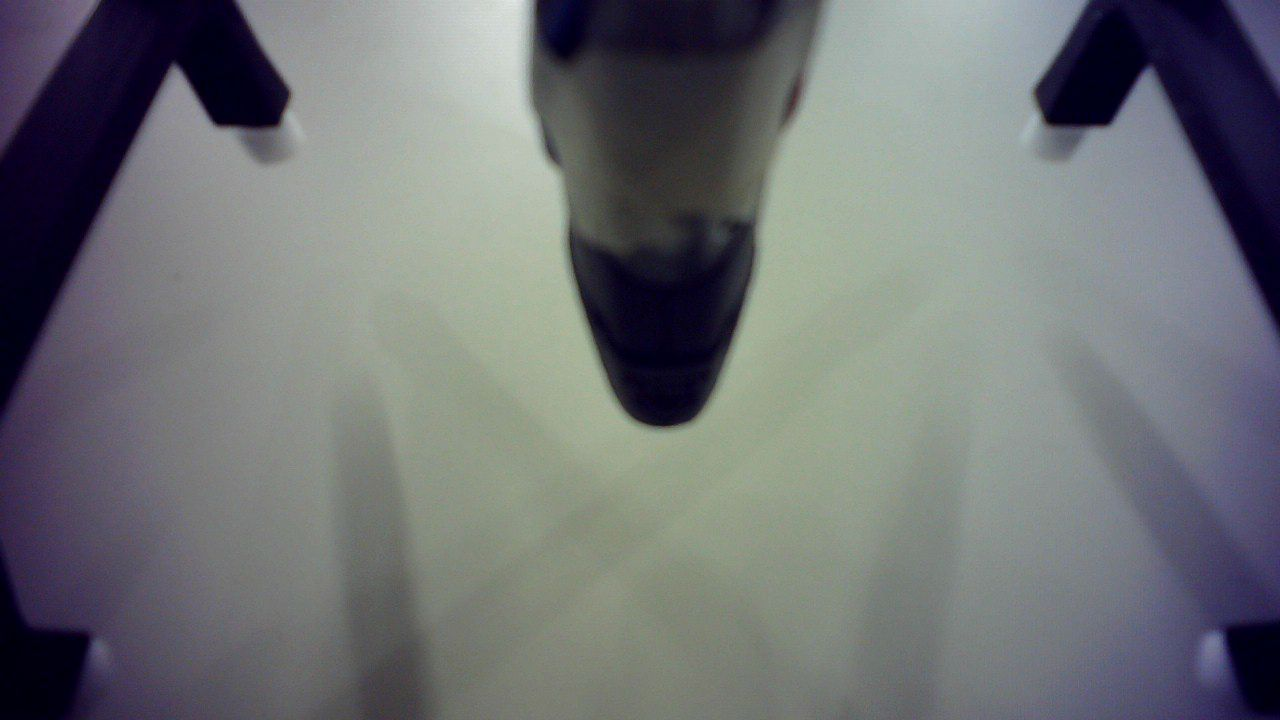
#> input picture camera/src/calib_white.png, 1280 x 720 px
$ python red_detection.py calib_white.png
#> lines starting #> are read from the running program, lines starting #| are printed output that depends on the picture; after the words box and inside, x2 and y2 are one past the last pixel; in counts of white or black regions, pixels touching at a corner belong together
#> further down, input_img is the input picture: shape (720, 1280, 3); mean B, G, R 116.5, 114.1, 111.3
#!/usr/bin/env python3
import cv2
import sys
import numpy as np
import matplotlib.pyplot as plt

class ImageProcess():
    def __init__(self, input_img, file_name):
#> called with file_name = 'calib_white.png'
        self.img = cv2.cvtColor(input_img, cv2.COLOR_BGR2RGB)
        self.file_name = file_name
        self.lh1 = 0
        self.lh2 = 170
        self.ll = 50
        self.ls = 50
        self.uh1 = 10
        self.uh2 = 180
        self.ul = 255
        self.us = 255

    def convert_format(self):
        self.img_hls = cv2.cvtColor(self.img, cv2.COLOR_RGB2HLS)
#> self.img_hls: shape (720, 1280, 3); mean of channels 0, 1, 2 83.5, 114.9, 42

    def generate_mask(self):
        lowerb_1 = (self.lh1, self.ll, self.ls)
        lowerb_2 = (self.lh2, self.ll, self.ls)
        upperb_1 = (self.uh1, self.ul, self.us)
        upperb_2 = (self.uh2, self.ul, self.us)
        mask_1 = cv2.inRange(self.img_hls, lowerb_1, upperb_1)
#> mask_1: shape (720, 1280); every value is 0
        mask_2 = cv2.inRange(self.img_hls, lowerb_2, upperb_2)
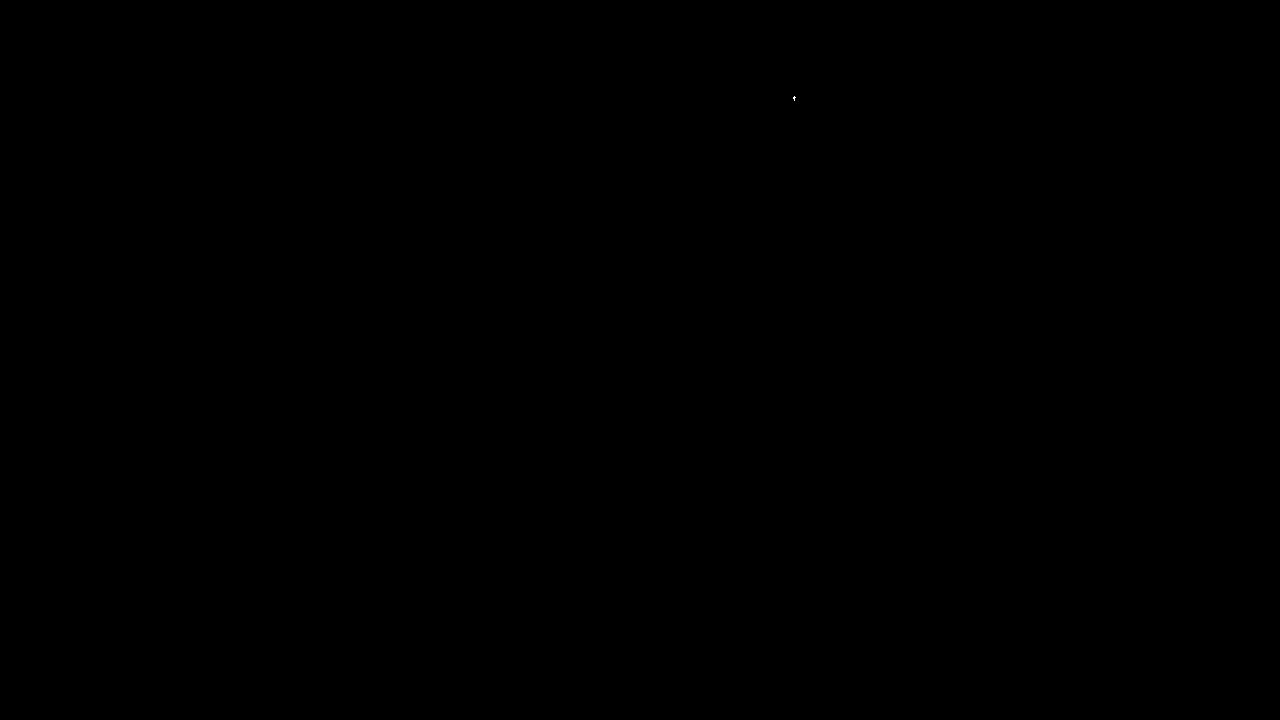
#> mask_2: shape (720, 1280); 0% white in thin lines or dots, all inside (x1, y1, x2, y2) = (793, 96, 796, 101)
        self.mask = mask_1 | mask_2

    def mask_image(self):
        masked_img = cv2.bitwise_and(self.img, self.img, mask=self.mask)
        plt.imshow(masked_img)
        plt.show()

    def show_mask(self):
        plt.imshow(self.mask)
        plt.show()

    def save_mask(self):
        new_name = "masked_" + self.file_name
        cv2.imwrite(new_name, self.mask)

    def get_line(self):
        #lines = cv2.HoughLinesP(self.mask, rho=1, theta=np.pi/360, threshold=50, minLineLength=50, maxLineGap=5)
        #print(lines)
        edges = cv2.Canny(self.mask, 50, 150)
        lines = cv2.HoughLinesP(edges, 1, np.pi/180, threshold=20, minLineLength=30, maxLineGap=20)
#> lines = None
        print(lines)
#| None
        line_image = cv2.cvtColor(self.mask, cv2.COLOR_GRAY2RGB)
        if lines is not None:
            for x1, y1, x2, y2 in lines[0]:
                print(x1, y1, x2, y2)
                cv2.line(line_image, (x1, y1), (x2, y2), (255, 0, 0), 5)
            plt.imshow(line_image)
            plt.show()
        new_name = "linedetected_" + self.file_name
        cv2.imwrite(new_name, line_image)


    def draw_line(self):
        p1 = 100, 100
        p2 = 300, 300
        color = 255, 0, 0
        width = 3
        cv2.line(self.img, p1, p2, color, width)
        plt.imshow(self.img)
        plt.show()

if __name__ == "__main__":
    args = sys.argv
    file_name = args[1]
    input_img = cv2.imread(file_name)
    Image = ImageProcess(input_img=input_img, file_name=file_name)
    Image.convert_format()
    Image.generate_mask()
    #Image.mask_image()
    Image.get_line()
    #Image.show_mask()
    #Image.draw_line()
    Image.save_mask()

$ run again, on camera/src/image_line.png
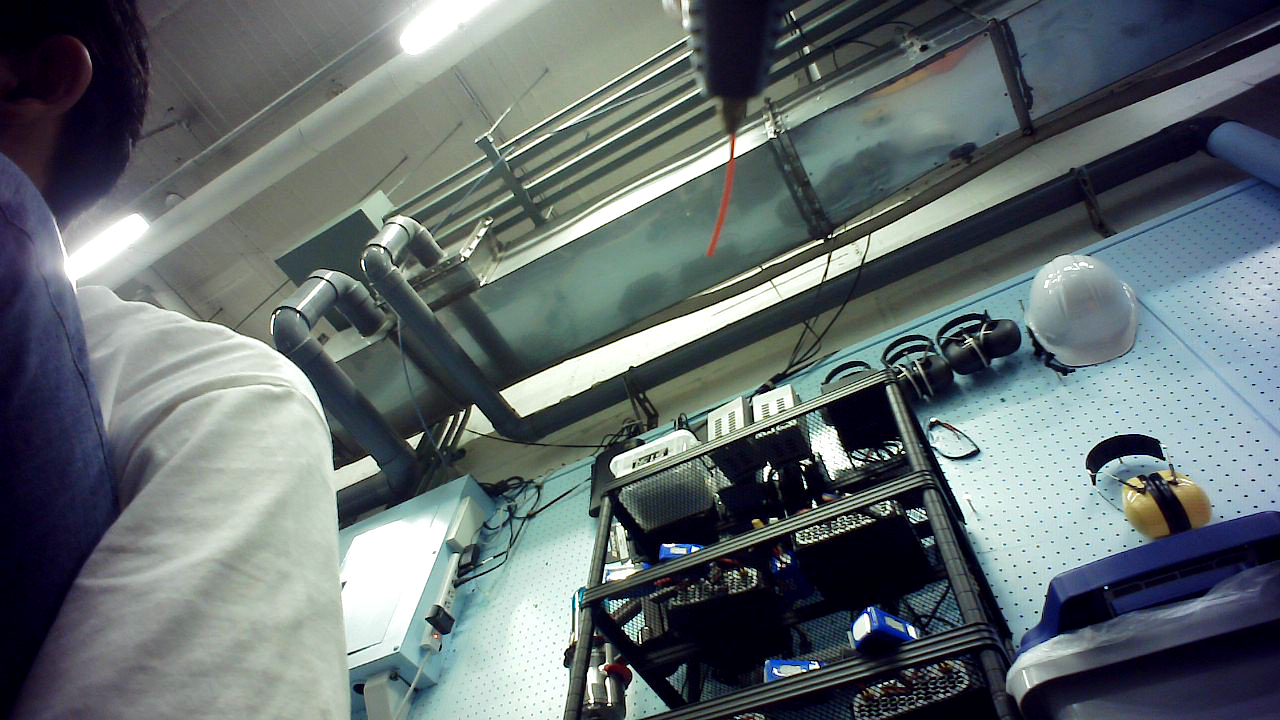
#> input picture camera/src/image_line.png, 1280 x 720 px
#> input_img is the input picture: shape (720, 1280, 3); mean B, G, R 111.3, 109.1, 99.2
#> self.img_hls: shape (720, 1280, 3); mean of channels 0, 1, 2 85.2, 106.9, 67.5
#> mask_1: shape (720, 1280); 0.1% white; 65 white regions (62 under 20 px), largest, box (x1, y1, x2, y2) and area: (708, 132, 736, 256) 731, (604, 664, 612, 672) 29, (824, 498, 835, 502) 21
#> mask_2: shape (720, 1280); 0.01% white in thin lines or dots, all inside (x1, y1, x2, y2) = (78, 42, 938, 699)
#> self.mask: shape (720, 1280); 0.11% white; 105 white regions (101 under 20 px), largest, box (x1, y1, x2, y2) and area: (708, 132, 736, 256) 747, (604, 664, 616, 672) 34, (824, 498, 835, 503) 26, (656, 578, 670, 584) 25
#> in get_line, `edges = cv2.Canny(self.mask, 50, 150)`:
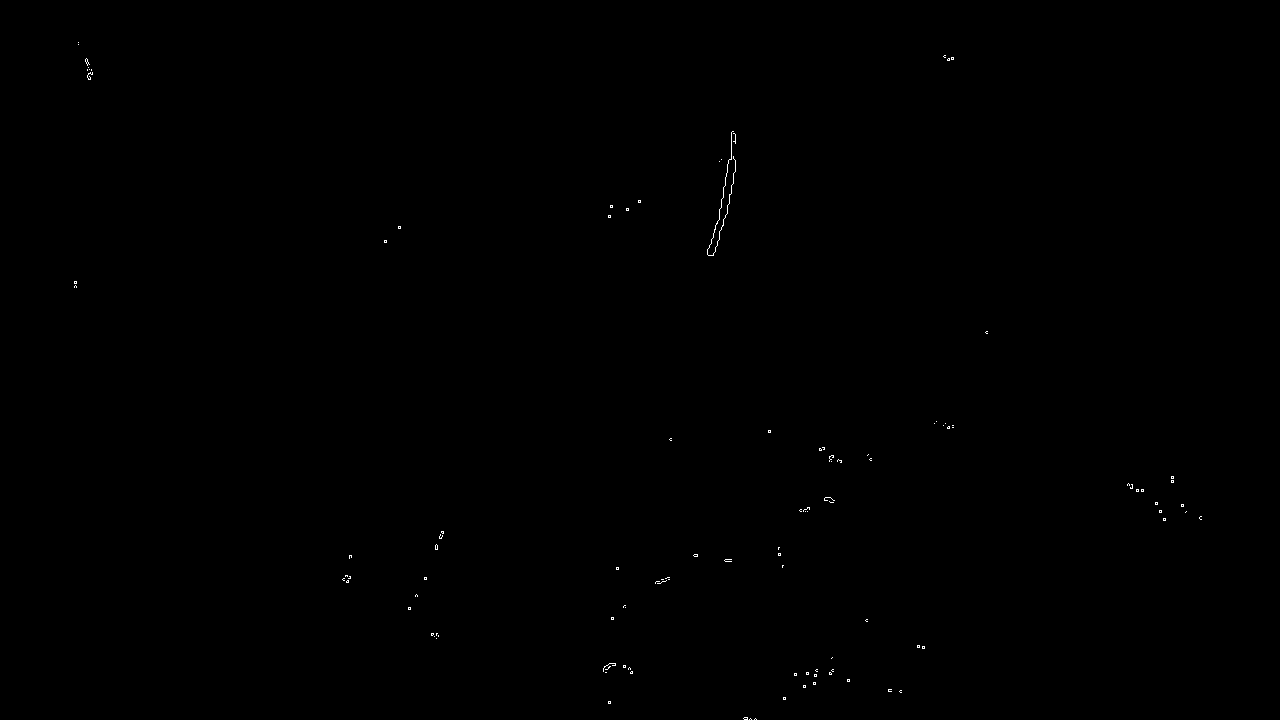
#> edges: shape (720, 1280); 0.1% white in thin lines or dots, all inside (x1, y1, x2, y2) = (74, 42, 1202, 720)
#> lines = [[709, 255, 735, 134], [727, 213, 735, 160], [719, 239, 733, 181], [717, 223, 725, 185], [715, 251, 723, 219]]
#| [[[709 255 735 134]]
#|  [[727 213 735 160]]
#|  [[719 239 733 181]]
#|  [[717 223 725 185]]
#|  [[715 251 723 219]]]
#> the loop in get_line, `for x1, y1, x2, y2 in lines[0]:` made 1 pass
#> (printed output is left out)

$ run again, on camera/src/image_red.png
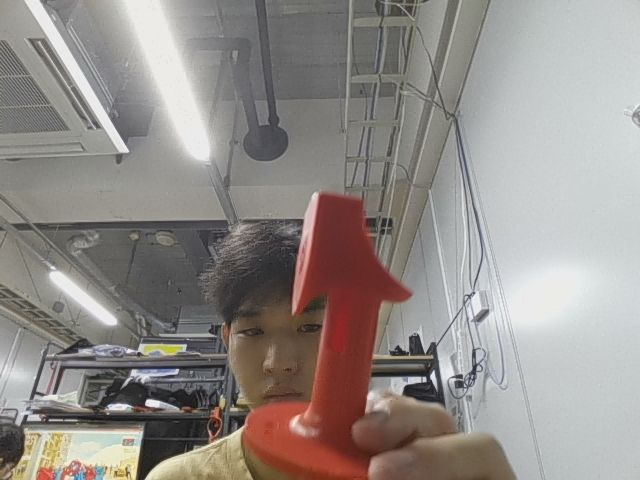
#> input picture camera/src/image_red.png, 640 x 480 px
#> input_img is the input picture: shape (480, 640, 3); mean B, G, R 137.8, 141.7, 147.8
#> self.img_hls: shape (480, 640, 3); mean of channels 0, 1, 2 53.5, 143, 23.6
#> in generate_mask, `mask_1 = cv2.inRange(self.img_hls, lowerb_1, upperb_1)`:
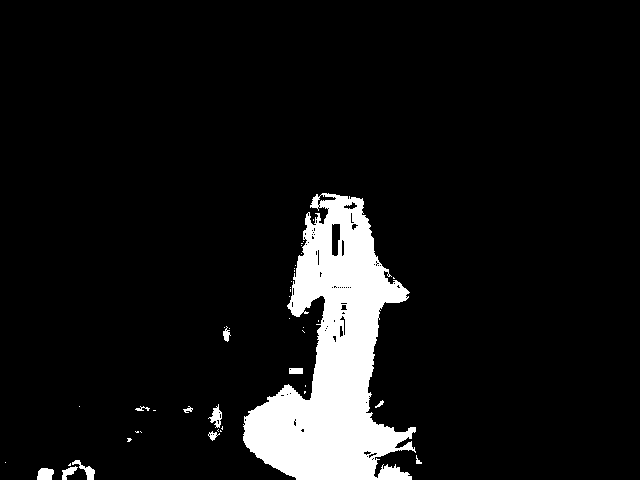
#> mask_1: shape (480, 640); 8.2% white; 43 white regions (31 under 20 px), largest, box (x1, y1, x2, y2) and area: (243, 193, 416, 480) 24292, (37, 468, 54, 480) 172, (72, 460, 95, 480) 158
#> mask_2: shape (480, 640); 0.33% white; 64 white regions (53 under 20 px), largest, box (x1, y1, x2, y2) and area: (308, 195, 336, 225) 276, (332, 224, 340, 256) 220, (299, 237, 307, 256) 59
#> self.mask: shape (480, 640); 8.6% white; 38 white regions (27 under 20 px), largest, box (x1, y1, x2, y2) and area: (243, 193, 416, 480) 25244, (62, 460, 96, 480) 308, (37, 468, 55, 480) 186
#> edges: shape (480, 640); 0.56% white in thin lines or dots, all inside (x1, y1, x2, y2) = (4, 192, 422, 480)
#> lines = 34 rows, first 6: [309, 399, 320, 322], [287, 307, 308, 207], [367, 413, 379, 308], [409, 427, 416, 463], [289, 289, 306, 213], [39, 469, 90, 466]
#> (printed output is left out)
#> the loop in get_line, `for x1, y1, x2, y2 in lines[0]:` made 1 pass
#> (printed output is left out)
#> after the loop in get_line, `for x1, y1, x2, y2 in lines[0]:`:
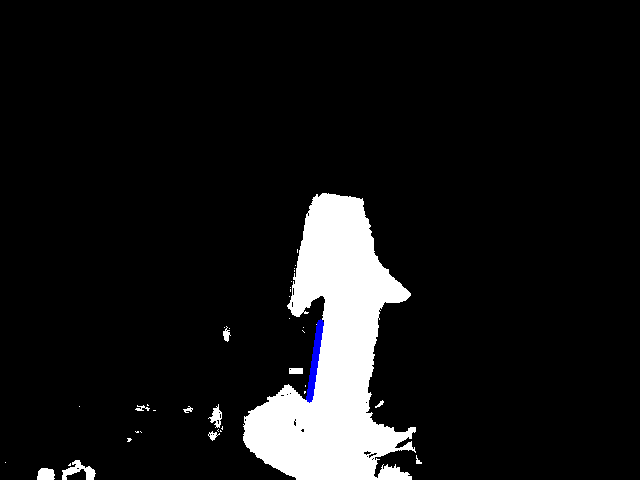
#> line_image: shape (480, 640, 3); mean B, G, R 22.1, 21.6, 21.6
